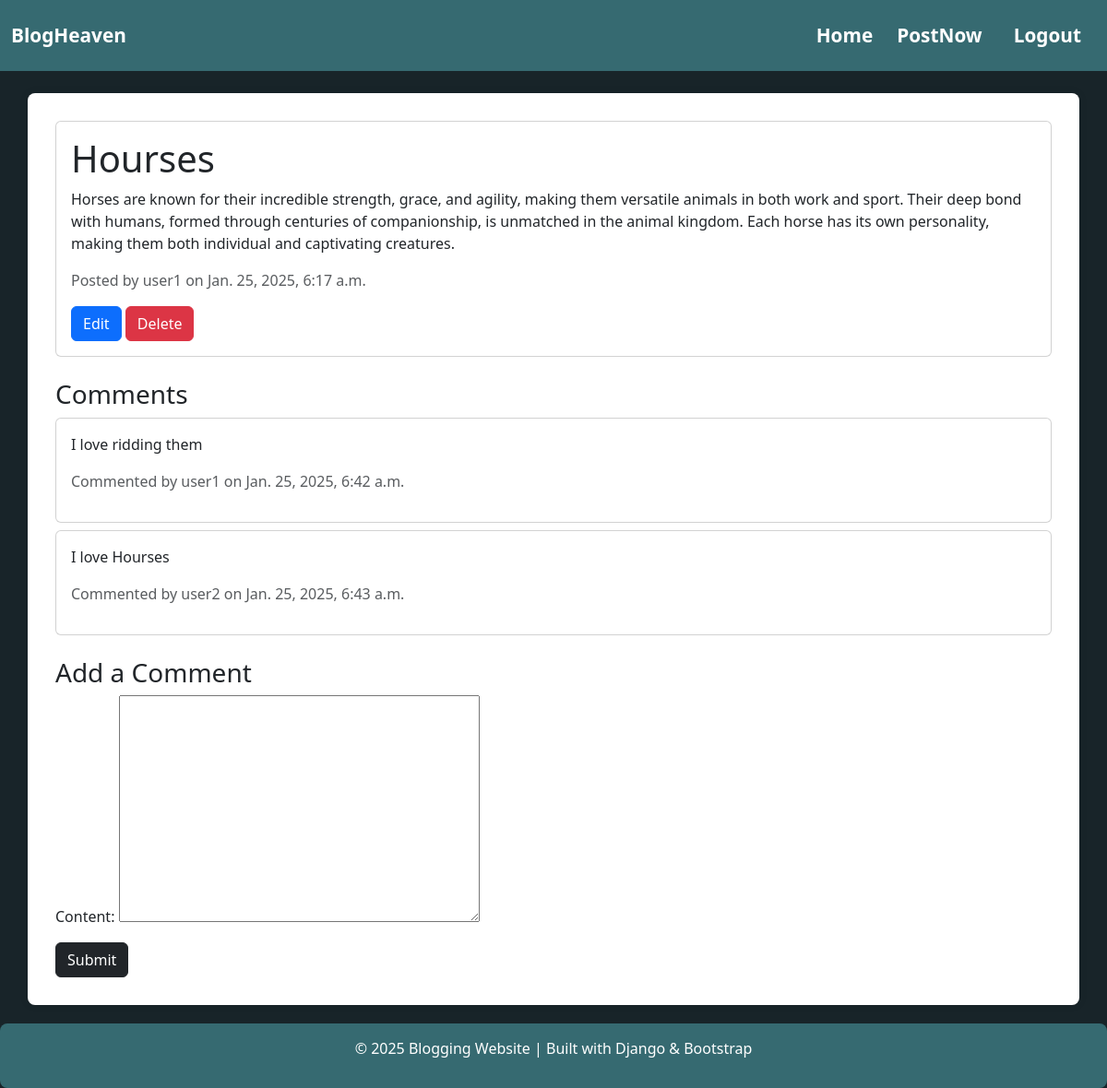
Page /post/1/ (signed in) on the committed database.
### posts/models.py (models this page shows, shortened)
class Post(models.Model): # i have Created a new model class
    title = models.CharField(max_length=200) # i have Added a title field
    content = models.TextField() # i have Added a content field
    created_at = models.DateTimeField(auto_now_add=True) # i have Added a created_at field
    image = models.ImageField(upload_to='post_images/', blank=True, null=True) # i have Added an image field
    author = models.ForeignKey(User, on_delete=models.CASCADE)  # i have Added an author field
    categories = models.CharField(max_length=100, blank=True, null=True) # i have Added a categories field
    tags = models.CharField(max_length=100, blank=True, null=True) # i have Added a tags field

class Comment(models.Model): # i have Created a new model class
    post = models.ForeignKey(Post, on_delete=models.CASCADE, related_name='comments') # i have Added a post field
    author = models.ForeignKey(User, on_delete=models.CASCADE) # i have Added an author field
    content = models.TextField() # i have Added a content field
    created_at = models.DateTimeField(auto_now_add=True) # i have Added a created_at field

### posts/views.py (the view)
# urls.py: path('post/<int:pk>/', views.post_detail, name='post_detail'), # i have Added a URL pattern for the post_detail view
@login_required # i have Added the login_required decorator
def post_detail(request, pk): # i have Added a post_detail view
    post = get_object_or_404(Post, pk=pk) # i have Retrieved the post
    comments = post.comments.all() # i have Retrieved all comments for the post
    if request.method == 'POST': # i have Added a condition for the POST method
        form = CommentForm(request.POST) # i have Created a CommentForm instance with the submitted data
        if form.is_valid(): # i have Added a condition to check if the form is valid
            comment = form.save(commit=False) # i have Saved the form data to the database
            comment.post = post # i have Assigned the post to the comment
            comment.author = request.user # i have Assigned the author to the comment
            comment.save() # i have Saved the comment
            return redirect('post_detail', pk=post.pk) # i have Redirected to the post_detail view
    else:
        form = CommentForm() # i have Created a new CommentForm instance
    return render(request, 'post_detail.html', {'post': post, 'comments': comments, 'form': form}) # i have Rendered the post_detail.html template with the post, comments, and form

### posts/forms.py
class CommentForm(forms.ModelForm): # i have Created a new form class
    class Meta:
        model = Comment # i have Set the model to Comment
        fields = ['content'] # i have Added the content field

### templates/post_detail.html (shortened to what this page needs)
{% extends 'base.html' %}
{% block content %}
    <div class="card">
        <div class="card-body">
            <h1 class="card-title">{{ post.title }}</h1>
            <p class="card-text">{{ post.content }}</p>
            <p class="text-muted">Posted by {{ post.author }} on {{ post.created_at }}</p>
            {% if user == post.author %}
                <a href="{% url 'post_edit' post.pk %}" class="btn btn-primary">Edit</a>
                <a href="{% url 'post_delete' post.pk %}" class="btn btn-danger">Delete</a>
            {% endif %}
        </div>
    </div>
    <h3 class="mt-4">Comments</h3>
    {% for comment in comments %}
        <div class="card mb-2">
            <div class="card-body">
                <p class="card-text">{{ comment.content }}</p>
                <p class="text-muted">Commented by {{ comment.author }} on {{ comment.created_at }}</p>
            </div>
        </div>
    {% endfor %}
    <h3 class="mt-4">Add a Comment</h3>
    <form method="post" action="{% url 'post_detail' post.pk %}">
        {{ form.as_p }}
        <button type="submit" class="btn btn-dark">Submit</button>
    </form>
{% endblock %}

### templates/base.html (style rules this page uses)
body { background-color: #182429; display: flex; flex-direction: column; min-height: 100vh; }

### rows in the picture
Post: title "Hourses", content "Horses are known for their incredible strength, grace, and agility, making them versatile animals in both work and sport. Their deep bond with humans, formed through centuries of companionship, is unmatched in the animal kingdom. Each horse has its own personality, making them both individual and captivating creatures.", author "user1", created_at "Jan. 25, 2025, 6:17 a.m."
Comment: content "I love ridding them", author "user1", created_at "Jan. 25, 2025, 6:42 a.m."
Comment: content "I love Hourses", author "user2", created_at "Jan. 25, 2025, 6:43 a.m."
